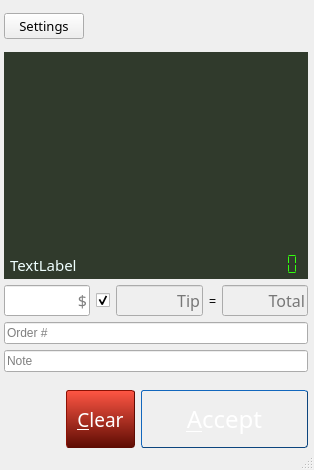
<?xml version="1.0" encoding="UTF-8"?>
<ui version="4.0">
 <class>MainWindow</class>
 <widget class="QMainWindow" name="MainWindow">
  <property name="geometry">
   <rect>
    <x>0</x>
    <y>0</y>
    <width>314</width>
    <height>470</height>
   </rect>
  </property>
  <property name="windowTitle">
   <string>Payment Terminal</string>
  </property>
  <widget class="QWidget" name="centralwidget">
   <property name="sizePolicy">
    <sizepolicy hsizetype="Preferred" vsizetype="Preferred">
     <horstretch>0</horstretch>
     <verstretch>0</verstretch>
    </sizepolicy>
   </property>
   <layout class="QVBoxLayout" name="verticalLayout_2">
    <property name="spacing">
     <number>6</number>
    </property>
    <property name="leftMargin">
     <number>4</number>
    </property>
    <property name="topMargin">
     <number>6</number>
    </property>
    <property name="rightMargin">
     <number>6</number>
    </property>
    <property name="bottomMargin">
     <number>0</number>
    </property>
    <item>
     <widget class="QFrame" name="frame">
      <property name="frameShape">
       <enum>QFrame::NoFrame</enum>
      </property>
      <property name="frameShadow">
       <enum>QFrame::Sunken</enum>
      </property>
      <layout class="QHBoxLayout" name="horizontalLayout_2">
       <property name="spacing">
        <number>0</number>
       </property>
       <property name="margin">
        <number>0</number>
       </property>
       <item>
        <widget class="QPushButton" name="btn_settings">
         <property name="font">
          <font>
           <family>Sans Serif</family>
           <pointsize>10</pointsize>
          </font>
         </property>
         <property name="focusPolicy">
          <enum>Qt::NoFocus</enum>
         </property>
         <property name="text">
          <string>Settings</string>
         </property>
         <property name="icon">
          <iconset>
           <normaloff>img/settings.png</normaloff>img/settings.png</iconset>
         </property>
         <property name="iconSize">
          <size>
           <width>32</width>
           <height>32</height>
          </size>
         </property>
        </widget>
       </item>
       <item>
        <spacer name="horizontalSpacer_2">
         <property name="orientation">
          <enum>Qt::Horizontal</enum>
         </property>
         <property name="sizeHint" stdset="0">
          <size>
           <width>40</width>
           <height>20</height>
          </size>
         </property>
        </spacer>
       </item>
       <item>
        <widget class="QLabel" name="label_3">
         <property name="sizePolicy">
          <sizepolicy hsizetype="Fixed" vsizetype="Fixed">
           <horstretch>0</horstretch>
           <verstretch>0</verstretch>
          </sizepolicy>
         </property>
         <property name="minimumSize">
          <size>
           <width>135</width>
           <height>40</height>
          </size>
         </property>
         <property name="maximumSize">
          <size>
           <width>135</width>
           <height>40</height>
          </size>
         </property>
         <property name="text">
          <string/>
         </property>
         <property name="pixmap">
          <pixmap>img/135x40-logo.png</pixmap>
         </property>
         <property name="alignment">
          <set>Qt::AlignRight|Qt::AlignTrailing|Qt::AlignVCenter</set>
         </property>
        </widget>
       </item>
      </layout>
     </widget>
    </item>
    <item>
     <widget class="QWidget" name="widget" native="true">
      <layout class="QVBoxLayout" name="verticalLayout">
       <property name="spacing">
        <number>0</number>
       </property>
       <property name="margin">
        <number>0</number>
       </property>
       <item>
        <widget class="QTextEdit" name="view_display">
         <property name="enabled">
          <bool>false</bool>
         </property>
         <property name="sizePolicy">
          <sizepolicy hsizetype="Expanding" vsizetype="Expanding">
           <horstretch>0</horstretch>
           <verstretch>0</verstretch>
          </sizepolicy>
         </property>
         <property name="focusPolicy">
          <enum>Qt::ClickFocus</enum>
         </property>
         <property name="acceptDrops">
          <bool>false</bool>
         </property>
         <property name="styleSheet">
          <string notr="true">background-color: rgb(48, 58, 44);
color: rgb(239, 255, 255);</string>
         </property>
         <property name="frameShape">
          <enum>QFrame::NoFrame</enum>
         </property>
        </widget>
       </item>
       <item>
        <widget class="QFrame" name="frame_2">
         <property name="styleSheet">
          <string notr="true">background-color: rgb(48, 58, 44);
color: rgb(239, 255, 255);</string>
         </property>
         <property name="frameShape">
          <enum>QFrame::NoFrame</enum>
         </property>
         <property name="frameShadow">
          <enum>QFrame::Raised</enum>
         </property>
         <property name="lineWidth">
          <number>0</number>
         </property>
         <layout class="QHBoxLayout" name="horizontalLayout_3">
          <property name="spacing">
           <number>3</number>
          </property>
          <property name="leftMargin">
           <number>6</number>
          </property>
          <property name="topMargin">
           <number>0</number>
          </property>
          <property name="rightMargin">
           <number>3</number>
          </property>
          <property name="bottomMargin">
           <number>3</number>
          </property>
          <item>
           <widget class="QLabel" name="certificateStatus">
            <property name="sizePolicy">
             <sizepolicy hsizetype="Expanding" vsizetype="Preferred">
              <horstretch>0</horstretch>
              <verstretch>0</verstretch>
             </sizepolicy>
            </property>
            <property name="font">
             <font>
              <family>Courier 10 Pitch</family>
              <pointsize>11</pointsize>
             </font>
            </property>
            <property name="frameShape">
             <enum>QFrame::NoFrame</enum>
            </property>
            <property name="text">
             <string>TextLabel</string>
            </property>
           </widget>
          </item>
          <item>
           <widget class="QLCDNumber" name="countDown">
            <property name="styleSheet">
             <string notr="true">color: rgb(51, 255, 15)
</string>
            </property>
            <property name="frameShape">
             <enum>QFrame::NoFrame</enum>
            </property>
            <property name="smallDecimalPoint">
             <bool>false</bool>
            </property>
            <property name="segmentStyle">
             <enum>QLCDNumber::Flat</enum>
            </property>
           </widget>
          </item>
         </layout>
        </widget>
       </item>
      </layout>
     </widget>
    </item>
    <item>
     <widget class="QWidget" name="widget_5" native="true">
      <layout class="QHBoxLayout" name="horizontalLayout_5">
       <property name="margin">
        <number>0</number>
       </property>
       <item>
        <widget class="PcCurrencyLineEdit" name="input_cost">
         <property name="font">
          <font>
           <family>Sans Serif</family>
           <pointsize>12</pointsize>
          </font>
         </property>
         <property name="alignment">
          <set>Qt::AlignRight|Qt::AlignTrailing|Qt::AlignVCenter</set>
         </property>
         <property name="placeholderText">
          <string>$</string>
         </property>
        </widget>
       </item>
       <item>
        <widget class="QCheckBox" name="chbox_tip">
         <property name="focusPolicy">
          <enum>Qt::NoFocus</enum>
         </property>
         <property name="toolTip">
          <string>Add tip to total</string>
         </property>
         <property name="layoutDirection">
          <enum>Qt::LeftToRight</enum>
         </property>
         <property name="text">
          <string/>
         </property>
         <property name="checked">
          <bool>true</bool>
         </property>
        </widget>
       </item>
       <item>
        <widget class="QLineEdit" name="view_tip">
         <property name="enabled">
          <bool>false</bool>
         </property>
         <property name="font">
          <font>
           <family>Sans Serif</family>
           <pointsize>12</pointsize>
          </font>
         </property>
         <property name="alignment">
          <set>Qt::AlignRight|Qt::AlignTrailing|Qt::AlignVCenter</set>
         </property>
         <property name="placeholderText">
          <string>Tip</string>
         </property>
        </widget>
       </item>
       <item>
        <widget class="QLabel" name="label">
         <property name="text">
          <string>=</string>
         </property>
        </widget>
       </item>
       <item>
        <widget class="QLineEdit" name="view_total">
         <property name="enabled">
          <bool>false</bool>
         </property>
         <property name="font">
          <font>
           <family>Sans Serif</family>
           <pointsize>12</pointsize>
          </font>
         </property>
         <property name="alignment">
          <set>Qt::AlignRight|Qt::AlignTrailing|Qt::AlignVCenter</set>
         </property>
         <property name="placeholderText">
          <string>Total</string>
         </property>
        </widget>
       </item>
      </layout>
     </widget>
    </item>
    <item>
     <widget class="QLineEdit" name="input_order_id">
      <property name="maxLength">
       <number>24</number>
      </property>
      <property name="placeholderText">
       <string>Order #</string>
      </property>
     </widget>
    </item>
    <item>
     <widget class="QLineEdit" name="input_note">
      <property name="maxLength">
       <number>127</number>
      </property>
      <property name="placeholderText">
       <string>Note</string>
      </property>
     </widget>
    </item>
    <item>
     <widget class="QWidget" name="widget_3" native="true">
      <layout class="QHBoxLayout" name="horizontalLayout_4">
       <property name="spacing">
        <number>0</number>
       </property>
       <property name="margin">
        <number>0</number>
       </property>
       <item>
        <widget class="QWidget" name="widget_4" native="true">
         <property name="layoutDirection">
          <enum>Qt::RightToLeft</enum>
         </property>
         <layout class="QVBoxLayout" name="verticalLayout_3">
          <property name="margin">
           <number>0</number>
          </property>
         </layout>
        </widget>
       </item>
      </layout>
     </widget>
    </item>
    <item>
     <layout class="QHBoxLayout" name="horizontalLayout">
      <property name="topMargin">
       <number>6</number>
      </property>
      <item>
       <spacer name="horizontalSpacer">
        <property name="orientation">
         <enum>Qt::Horizontal</enum>
        </property>
        <property name="sizeHint" stdset="0">
         <size>
          <width>40</width>
          <height>20</height>
         </size>
        </property>
       </spacer>
      </item>
      <item>
       <widget class="QPushButton" name="btn_clear">
        <property name="minimumSize">
         <size>
          <width>69</width>
          <height>58</height>
         </size>
        </property>
        <property name="font">
         <font>
          <family>Sans Serif</family>
          <pointsize>14</pointsize>
         </font>
        </property>
        <property name="focusPolicy">
         <enum>Qt::NoFocus</enum>
        </property>
        <property name="styleSheet">
         <string notr="true">QPushButton {
/* The font color */ 
color: white;
/* Here's the background gradient with start point, end point, 
   stop &quot;percentage&quot; and color, stop percentage and color. */
background-color: qlineargradient(x1: 0, y1: 0, x2: 0, y2: 1, stop: 0 #ff5644, stop: 1 #5e0c03);
/* We'll round the borders. */
border-style: outset;
/* Round radius will be 3px */
border-radius: 3px;
/* Border is only one pixel */
border-width: 1px;
/* Border color is now set */
border-color: #5e0c03;
}

/* This is style when button is pressed */
QPushButton:pressed {
/* We'll just invert the gradient by changing the colors around. */
background-color: qlineargradient(x1: 0, y1: 0, x2: 0, y2: 1, stop: 0 #5e0c03, stop: 1 #ff5644);
}
</string>
        </property>
        <property name="text">
         <string>&amp;Clear</string>
        </property>
       </widget>
      </item>
      <item>
       <widget class="QPushButton" name="btn_accept">
        <property name="minimumSize">
         <size>
          <width>167</width>
          <height>58</height>
         </size>
        </property>
        <property name="font">
         <font>
          <family>Sans Serif</family>
          <pointsize>18</pointsize>
         </font>
        </property>
        <property name="focusPolicy">
         <enum>Qt::StrongFocus</enum>
        </property>
        <property name="styleSheet">
         <string notr="true">QPushButton {
/* The font color */ 
color: white;
/* Here's the background gradient with start point, end point, 
   stop &quot;percentage&quot; and color, stop percentage and color. */
background-color: qlineargradient(x1: 0, y1: 0, x2: 0, y2: 1,
                                  stop: 0 #2198c0, stop: 1 #0d5ca6);
/* We'll round the borders. */
border-style: outset;
/* Round radius will be 3px */
border-radius: 3px;
/* Border is only one pixel */
border-width: 1px;
/* Border color is now set */
border-color: #0c457e;
}

/* This is style when button is pressed */
QPushButton:pressed {
/* We'll just invert the gradient by changing the colors around. */
background-color: qlineargradient(x1: 0, y1: 0, x2: 0, y2: 1, stop: 0 #0d5ca6, stop: 1 #2198c0);
}

/* This is style when button is disabled */
QPushButton:disabled {
/* We'll just invert the gradient by changing the colors around. */
background-color: qlineargradient(x1: 0, y1: 0, x2: 0, y2: 1, stop: 0 #a0a0a0, stop: 1 #3e3e3e);
border-color: #3e3e3e;
}
</string>
        </property>
        <property name="text">
         <string>&amp;Accept</string>
        </property>
        <property name="autoDefault">
         <bool>true</bool>
        </property>
        <property name="default">
         <bool>true</bool>
        </property>
       </widget>
      </item>
     </layout>
    </item>
   </layout>
  </widget>
  <widget class="QStatusBar" name="statusbar"/>
 </widget>
 <customwidgets>
  <customwidget>
   <class>PcCurrencyLineEdit</class>
   <extends>QLineEdit</extends>
   <header>ui_currency_lineedit</header>
  </customwidget>
 </customwidgets>
 <tabstops>
  <tabstop>input_cost</tabstop>
  <tabstop>input_order_id</tabstop>
  <tabstop>input_note</tabstop>
  <tabstop>btn_accept</tabstop>
  <tabstop>view_total</tabstop>
  <tabstop>view_tip</tabstop>
 </tabstops>
 <resources/>
 <connections>
  <connection>
   <sender>btn_clear</sender>
   <signal>clicked()</signal>
   <receiver>input_cost</receiver>
   <slot>clear()</slot>
   <hints>
    <hint type="sourcelabel">
     <x>115</x>
     <y>413</y>
    </hint>
    <hint type="destinationlabel">
     <x>52</x>
     <y>281</y>
    </hint>
   </hints>
  </connection>
  <connection>
   <sender>btn_clear</sender>
   <signal>clicked()</signal>
   <receiver>input_order_id</receiver>
   <slot>clear()</slot>
   <hints>
    <hint type="sourcelabel">
     <x>115</x>
     <y>413</y>
    </hint>
    <hint type="destinationlabel">
     <x>166</x>
     <y>317</y>
    </hint>
   </hints>
  </connection>
  <connection>
   <sender>btn_clear</sender>
   <signal>clicked()</signal>
   <receiver>input_note</receiver>
   <slot>clear()</slot>
   <hints>
    <hint type="sourcelabel">
     <x>115</x>
     <y>413</y>
    </hint>
    <hint type="destinationlabel">
     <x>166</x>
     <y>348</y>
    </hint>
   </hints>
  </connection>
  <connection>
   <sender>input_cost</sender>
   <signal>returnPressed()</signal>
   <receiver>input_order_id</receiver>
   <slot>setFocus()</slot>
   <hints>
    <hint type="sourcelabel">
     <x>52</x>
     <y>284</y>
    </hint>
    <hint type="destinationlabel">
     <x>166</x>
     <y>317</y>
    </hint>
   </hints>
  </connection>
  <connection>
   <sender>input_order_id</sender>
   <signal>returnPressed()</signal>
   <receiver>btn_accept</receiver>
   <slot>animateClick()</slot>
   <hints>
    <hint type="sourcelabel">
     <x>166</x>
     <y>317</y>
    </hint>
    <hint type="destinationlabel">
     <x>239</x>
     <y>413</y>
    </hint>
   </hints>
  </connection>
  <connection>
   <sender>input_note</sender>
   <signal>returnPressed()</signal>
   <receiver>btn_accept</receiver>
   <slot>animateClick()</slot>
   <hints>
    <hint type="sourcelabel">
     <x>166</x>
     <y>348</y>
    </hint>
    <hint type="destinationlabel">
     <x>239</x>
     <y>413</y>
    </hint>
   </hints>
  </connection>
 </connections>
</ui>
